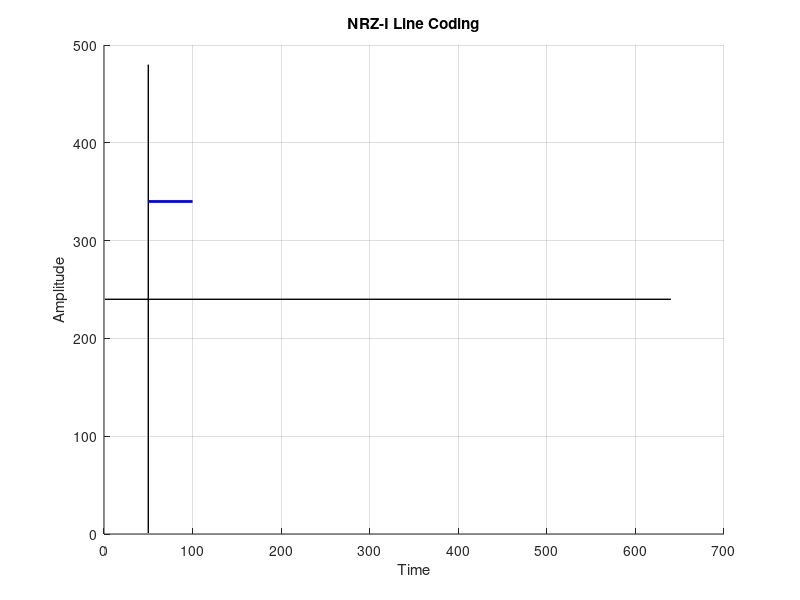

The MATLAB script that drew this image:
clear all;
clc;

% Define plot dimensions
xmax = 640; % Maximum x-axis value
ymax = 480; % Maximum y-axis value

% Input binary string
str = input('Enter the binary string: ', 's');

% Plot reference axes
figure;
line([50 50], [1 ymax], 'Color', 'k', 'LineWidth', 1); % Vertical reference line
line([1 xmax], [ymax/2 ymax/2], 'Color', 'k', 'LineWidth', 1); % Horizontal reference line
hold on;

% Parameters
l = length(str); % Length of the binary string
x = 50; % Initial x-coordinate
y1 = 340; % Voltage level for `0`
y2 = 140; % Voltage level for `1`
y = y1; % Start at low voltage (default initial state)

% Generate NRZ-I waveform
for n = 1:l
    if str(n) == '1'
        % Plot vertical transition for '1'
        line([x x], [y1 y2], 'Color', 'k', 'LineWidth', 1);
        
        % Toggle voltage level
        if y == y1
            y = y2; % Switch to high
        else
            y = y1; % Switch to low
        end
        
        % Plot horizontal line for the new level
        line([x x+50], [y y], 'Color', 'b', 'LineWidth', 2);
    else
        % Plot horizontal line for the same level
        line([x x+50], [y y], 'Color', 'b', 'LineWidth', 2);
    end
    
    % Update x-coordinate
    x = x + 50;
end

% Add labels and title
title('NRZ-I Line Coding');
xlabel('Time');
ylabel('Amplitude');
grid on;
hold off;
